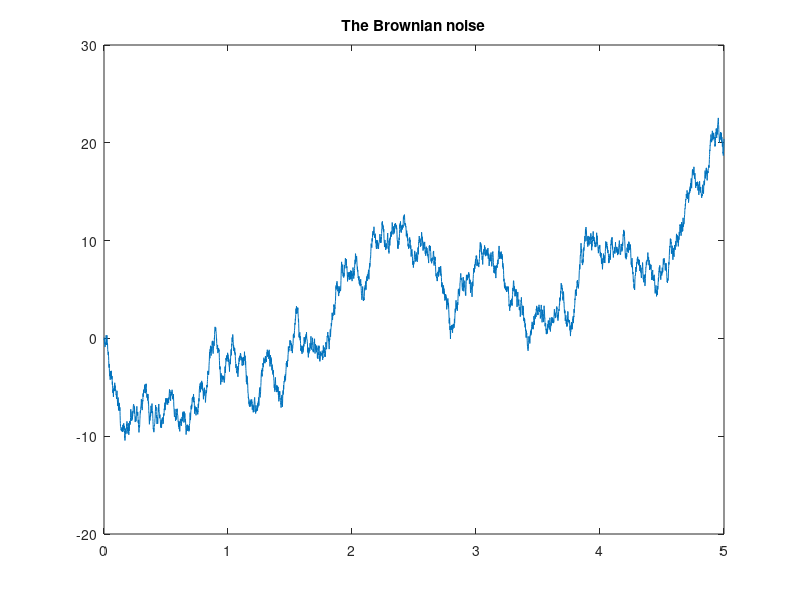

This figure's MATLAB source: (Note: this script raises an error after producing the figure.)
% FFT demo - Fourier uncertainty principle
% Start by making a discrete time vector... 
clear
time = 0.001:0.001:5; % Five seconds of discrete time, sampled at 1000 Hz
% now, a Brownian noise (biorealistic) time series not unlike EEG/LFP, representing one trial of neural mass data
temp1 = rand(size(time))-.5; % zero-centered white nois
brownsig = cumsum(temp1);  % Brownian noise is the cumulative sum of white nois
figure
plot(time, brownsig),title('The Brownian noise') 

% Now, add 10.8 Hz sine wave to the Brownian noise
SinWave = sin(2*pi*time*10.8); % a 10.8 Hz sine wave
testsig2  = brownsig-mean(brownsig); % zero-centered Brownian noise
testsig1 = testsig2 + SinWave; % add the sine wave
testsig = regressionMAT(testsig1); % detrend
figure
subplot(2,1,1), plot(time, brownsig), title('The Brownian noise') % the real part
subplot(2,1,2), plot(time, testsig), title('The Brownian noise plus the sine wave') 

% Now, the Discrete Fourier Transform, resulting in a complex spectrum with real (cosine-base) and imaginary (sine-base) components
figure
for index = 1:5
    segment = 1:1000*index; % look at increasing segments
    complexspectrum = fft(testsig(segment));
    faxis = 0:1000/length(segment):500; % the frequancy axis always ranges from 0 to 500, but steps get smaller as length increases
    amplitudespec = complexspectrum./length(segment); % normalized amplitude spectrum
    subplot(5,1,index), b1 = plot(faxis(3:25*index), abs(complexspectrum(3:25*index))); title('amplitude spectrum (absolute value of real and imag)') % the absolute value (amplitude)
end
